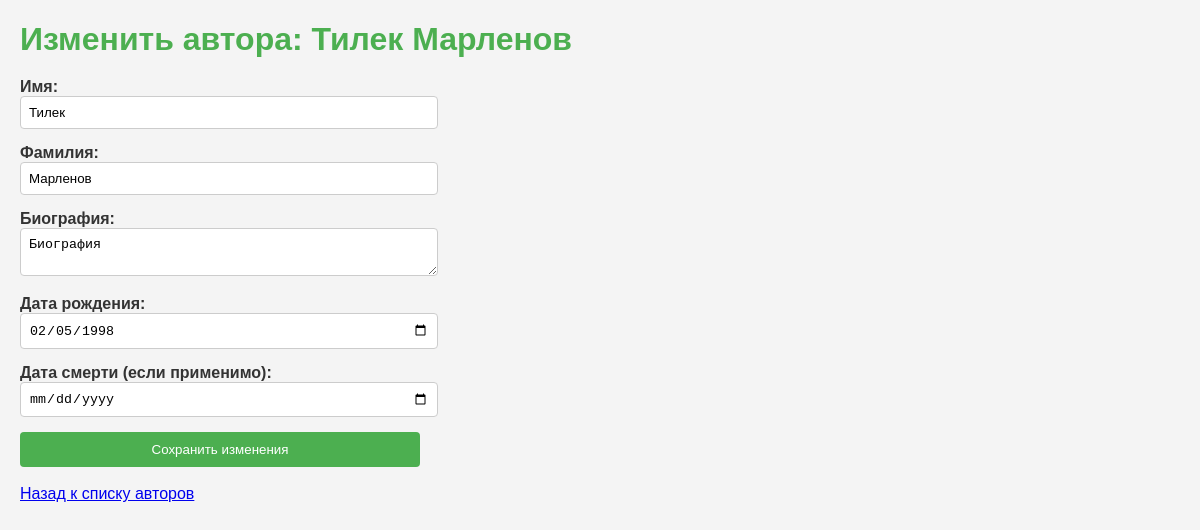
Screenshot of /authors/8/edit/ with the database file from the repository.
### app/models.py (models this page shows, shortened)
class Author(models.Model):
    first_name = models.CharField("Имя", max_length=50)
    last_name = models.CharField("Фамилия", max_length=50)
    biography = models.TextField("Биография")
    date_of_birth = models.DateField("Дата рождения", null=True, blank=True)
    date_of_death = models.DateField("Дата смерти", null=True, blank=True)
    class Meta:
        verbose_name = "Автор"
        verbose_name_plural = "Авторы"

### app/views.py (the view, shortened to what this page needs)
# urls.py: path('authors/<int:pk>/edit/', AuthorUpdateView.as_view(), name='author_update'),
class AuthorUpdateView(SuccessMessageMixin, UpdateView):
    model = Author
    template_name = 'author_update.html'
    context_object_name = 'author'
    fields = ['first_name', 'last_name', 'date_of_birth', 'date_of_death']
    success_message = "Автор успешно обновлен!"
    def get_context_data(self, **kwargs):
        context = super().get_context_data(**kwargs)
        context['books'] = Book.objects.all()
        return context

### templates/author_update.html (shortened to what this page needs)
<!DOCTYPE html>
<html lang="ru">
<head>
</head>
<body>
    <h1>Изменить автора: {{ author.first_name }} {{ author.last_name }}</h1>
    <form method="post">
        <div>
            <label for="first_name">Имя:</label>
            <input type="text" id="first_name" name="first_name" value="{{ author.first_name }}" required>
        </div>
        <div>
            <label for="last_name">Фамилия:</label>
            <input type="text" id="last_name" name="last_name" value="{{ author.last_name }}" required>
        </div>
        <div>
            <label for="biography">Биография:</label>
            <textarea id="biography" name="biography" required>{{ author.biography }}</textarea>
        </div>
        <div>
            <label for="date_of_birth">Дата рождения:</label>
            <input type="date" id="date_of_birth" name="date_of_birth" value="{{ author.date_of_birth|date:'Y-m-d' }}" required>
        </div>
        <div>
            <label for="date_of_death">Дата смерти (если применимо):</label>
            <input type="date" id="date_of_death" name="date_of_death" value="{{ author.date_of_death|date:'Y-m-d' }}">
        </div>
        <button type="submit">Сохранить изменения</button>
    </form>
    <br>
    <a href="{% url 'author_list' %}">Назад к списку авторов</a>
</body>
</html>

### templates/author_update.html (style rules this page uses)
body { font-family: Arial, sans-serif; margin: 20px; background-color: #f4f4f4; color: #333; }
h1 { margin-bottom: 20px; color: #4CAF50; }
form { display: flex; flex-direction: column; max-width: 400px; }
div { margin-bottom: 15px; }
label { margin-bottom: 5px; font-weight: bold; }
input[type="text"], input[type="date"], textarea { width: 100%; padding: 8px; border: 1px solid #ccc; border-radius: 4px; }
button { padding: 10px 15px; background-color: #4CAF50; color: white; border: none; border-radius: 4px; cursor: pointer; }

### rows the page displays
Author: first_name "Тилек", last_name "Марленов", biography "Биография", date_of_birth "02/05/1998"
